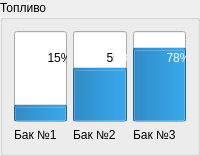
                      <widget class="QGroupBox" name="groupBox_9">
                       <property name="title">
                        <string>Топливо</string>
                       </property>
                       <layout class="QHBoxLayout" name="horizontalLayout_22">
                        <item>
                         <layout class="QHBoxLayout" name="horizontalLayout_21">
                          <item>
                           <layout class="QVBoxLayout" name="verticalLayout_9">
                            <item>
                             <widget class="QProgressBar" name="progressBar_2">
                              <property name="sizePolicy">
                               <sizepolicy hsizetype="Minimum" vsizetype="Expanding">
                                <horstretch>0</horstretch>
                                <verstretch>0</verstretch>
                               </sizepolicy>
                              </property>
                              <property name="value">
                               <number>15</number>
                              </property>
                              <property name="orientation">
                               <enum>Qt::Vertical</enum>
                              </property>
                             </widget>
                            </item>
                            <item>
                             <widget class="QLabel" name="label_7">
                              <property name="text">
                               <string>Бак №1</string>
                              </property>
                             </widget>
                            </item>
                           </layout>
                          </item>
                          <item>
                           <layout class="QVBoxLayout" name="verticalLayout_17">
                            <item>
                             <widget class="QProgressBar" name="progressBar_3">
                              <property name="sizePolicy">
                               <sizepolicy hsizetype="Minimum" vsizetype="Expanding">
                                <horstretch>0</horstretch>
                                <verstretch>0</verstretch>
                               </sizepolicy>
                              </property>
                              <property name="value">
                               <number>55</number>
                              </property>
                              <property name="orientation">
                               <enum>Qt::Vertical</enum>
                              </property>
                             </widget>
                            </item>
                            <item>
                             <widget class="QLabel" name="label_8">
                              <property name="text">
                               <string>Бак №2</string>
                              </property>
                             </widget>
                            </item>
                           </layout>
                          </item>
                          <item>
                           <layout class="QVBoxLayout" name="verticalLayout_18">
                            <item>
                             <widget class="QProgressBar" name="progressBar">
                              <property name="sizePolicy">
                               <sizepolicy hsizetype="Minimum" vsizetype="Expanding">
                                <horstretch>0</horstretch>
                                <verstretch>0</verstretch>
                               </sizepolicy>
                              </property>
                              <property name="value">
                               <number>78</number>
                              </property>
                              <property name="orientation">
                               <enum>Qt::Vertical</enum>
                              </property>
                             </widget>
                            </item>
                            <item>
                             <widget class="QLabel" name="label_9">
                              <property name="text">
                               <string>Бак №3</string>
                              </property>
                             </widget>
                            </item>
                           </layout>
                          </item>
                         </layout>
                        </item>
                       </layout>
                      </widget>
